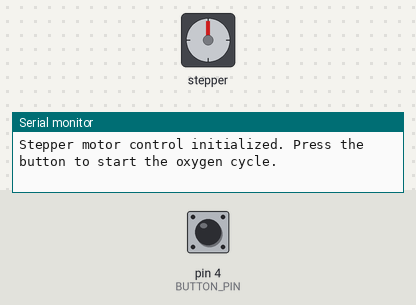
Simulated run of this program. Board: Arduino Uno, built with avr-gcc and run on an emulated ATmega328P. On the bench: stepper motor, the last lines printed to the serial monitor. Wiring (inferred from the names in the program): stepper motor driver (200 steps per turn assumed): step pin 2; direction pin 3. The inputs (shaded band) are chosen by the test bench; at power-on: pin 4 (BUTTON_PIN) HIGH.

Above: at 1.2 s.
1.3 s: pin 4 (BUTTON_PIN) pulled LOW for 0.15 s
At 4.5 s:
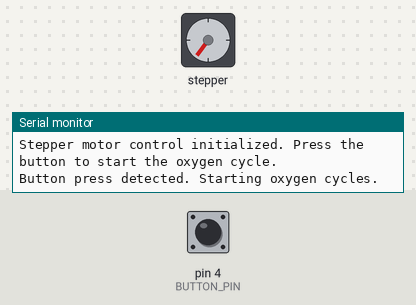
Timing chart, 0 to 6.0 s (numbered marks = the images above; inputs shaded):
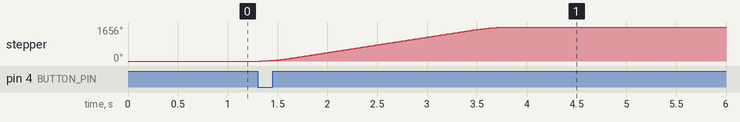

The program:

main.cpp
```cpp
// Updated Arduino Uno code for DRV8825 stepper motor
// DIR on pin 2, STEP on pin 3
// Button on pin 4 (internal pull-up) — press to trigger oxygen_cycle()
// oxygen_cycle() = forward STEPNO steps → delay DELAY seconds → backward STEPNO steps
#include <Arduino.h>

#define DIR_PIN     3
#define STEP_PIN    2
#define BUTTON_PIN  4

// ================== CONFIGURE THESE ==================
const uint16_t STEPNO = 920;      // Number of steps to move in each direction (200 = 1 full revolution on most 1.8° motors)
const uint16_t DELAY_NORM  = 65;        // Delay in seconds at Normoxia
const uint16_t DELAY_HYPOXIA = 90;      // Delay in seconds at Hypoxia
const uint16_t PULSE_DELAY   = 1200; // Target (fastest) delay in microseconds per step at full speed
                                // (smaller = faster, larger = more torque at top speed)
const uint16_t ACCEL_STEPS   = 60;   // Number of steps used for acceleration AND deceleration ramp
                                // (higher = gentler/smoother ramp, but takes longer to reach speed)
                                // Good starting value for most NEMA17/23 motors: 30-60
const uint16_t START_DELAY   = 3000;// Starting (slowest) delay in microseconds
                                // Higher value = slower start (more torque at beginning)
const uint8_t CYCLES_BEFORE_SLEEP = 5; // Number of complete oxygen cycles before putting the motor to sleep (optional power-saving feature)
// =====================================================

bool buttonPressed = false;
unsigned long lastButtonChangeMs = 0;
int lastButtonReading = HIGH;
int stableButtonState = HIGH;

// moveSteps with linear acceleration ramp-up + deceleration ramp-down
void moveSteps(bool forward, int steps) {
  digitalWrite(DIR_PIN, forward ? HIGH : LOW);  // HIGH = forward, LOW = backward

  int accelSteps = ACCEL_STEPS;
  if (accelSteps * 2 > steps) {
    accelSteps = steps / 2;  // Handle very short moves gracefully
  }

  long minDelay = PULSE_DELAY;

  // === ACCELERATION PHASE (ramp up to full speed) ===
  for (int i = 0; i < accelSteps; i++) {
    long currentDelay = (long)START_DELAY - ((long)START_DELAY - minDelay) * i / accelSteps;

    digitalWrite(STEP_PIN, HIGH);
    delayMicroseconds(currentDelay);
    digitalWrite(STEP_PIN, LOW);
    delayMicroseconds(currentDelay);
  }

  // === CONSTANT SPEED PHASE ===
  int constSteps = steps - 2 * accelSteps;
  for (int i = 0; i < constSteps; i++) {
    digitalWrite(STEP_PIN, HIGH);
    delayMicroseconds(minDelay);
    digitalWrite(STEP_PIN, LOW);
    delayMicroseconds(minDelay);
  }

  // === DECELERATION PHASE (ramp down to stop smoothly) ===
  for (int i = 0; i < accelSteps; i++) {
    long currentDelay = minDelay + ((long)START_DELAY - minDelay) * i / accelSteps;

    digitalWrite(STEP_PIN, HIGH);
    delayMicroseconds(currentDelay);
    digitalWrite(STEP_PIN, LOW);
    delayMicroseconds(currentDelay);
  }
}

void oxygen_cycle() {
  // Move forward STEPNO steps
  moveSteps(true, STEPNO);

  // Wait Normoxia seconds
  delay((unsigned long)DELAY_NORM * 1000UL);

  // Wait Hypoxia seconds
  delay((unsigned long)DELAY_HYPOXIA * 1000UL);

  // Move backward STEPNO steps
  moveSteps(false, STEPNO);
}

void setup() {
  pinMode(DIR_PIN, OUTPUT);
  pinMode(STEP_PIN, OUTPUT);
  pinMode(BUTTON_PIN, INPUT_PULLUP);  // Button with internal pull-up (press = LOW)

  digitalWrite(STEP_PIN, LOW);  // Start STEP pin low
  Serial.begin(9600);
  Serial.println("Stepper motor control initialized. Press the button to start the oxygen cycle.");
}

void loop() {
  // Debounced edge detection: trigger once on press transition (HIGH -> LOW).
  int reading = digitalRead(BUTTON_PIN);
  if (reading != lastButtonReading) {
    lastButtonChangeMs = millis();
    lastButtonReading = reading;
  }

  if ((millis() - lastButtonChangeMs) > 30 && reading != stableButtonState) {
    stableButtonState = reading;
    if (stableButtonState == LOW) {
      buttonPressed = true;
      Serial.println("Button press detected. Starting oxygen cycles.");
    }
  }

  if (buttonPressed) {
    for (int i = 0; i < CYCLES_BEFORE_SLEEP; i++) {
      oxygen_cycle();
    }
    buttonPressed = false;
  }
}
```

Measured:
- after the input at 1.3 s, stepper: turns 1656° clockwise in 2.4 s, starting at once
